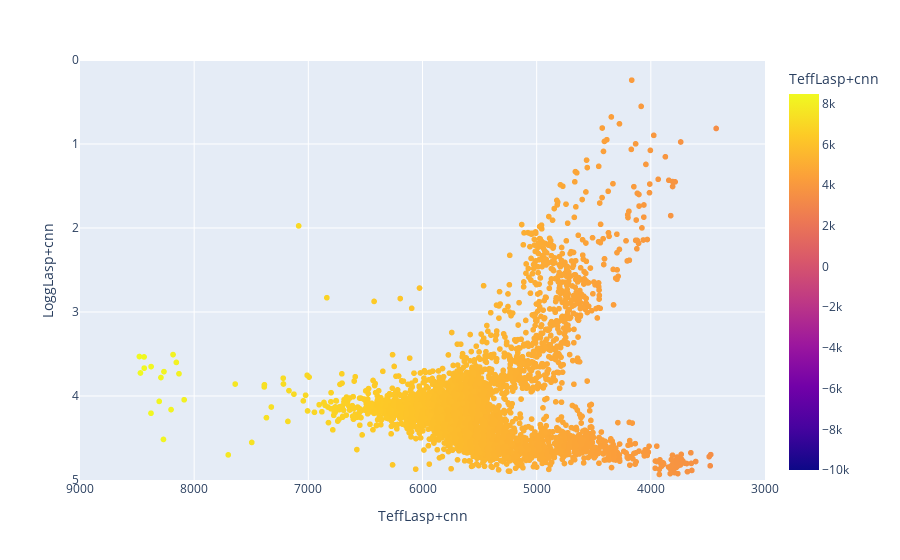

Here is the notebook cell this chart was saved with:
### Code cell
fig = px.scatter(b1, x="TeffLasp+cnn", y="LoggLasp+cnn", color='TeffLasp+cnn')
fig.update_xaxes(range=[9000, 3000])
fig.update_yaxes(range=[5, 0])
fig.show()

### Figure 1 — Plotly figure (JSON) as saved in the notebook; plotly's stock layout.template omitted (floating-point values rounded to 4 significant figures; data arrays with more than 128 entries replaced by an {"elided": "..."} marker saying what was removed)
{"data": [{"hovertemplate": "TeffLasp+cnn=%{marker.color}<br>LoggLasp+cnn=%{y}<extra></extra>", "legendgroup": "", "marker": {"color": {"elided": "3442 float values"}, "coloraxis": "coloraxis", "symbol": "circle"}, "mode": "markers", "name": "", "showlegend": false, "type": "scattergl", "x": {"elided": "3442 float values"}, "xaxis": "x", "y": {"elided": "3442 float values"}, "yaxis": "y"}], "layout": {"coloraxis": {"colorbar": {"title": {"text": "TeffLasp+cnn"}}, "colorscale": [[0, "#0d0887"], [0.1111, "#46039f"], [0.2222, "#7201a8"], [0.3333, "#9c179e"], [0.4444, "#bd3786"], [0.5556, "#d8576b"], [0.6667, "#ed7953"], [0.7778, "#fb9f3a"], [0.8889, "#fdca26"], [1, "#f0f921"]]}, "legend": {"tracegroupgap": 0}, "margin": {"t": 60}, "xaxis": {"anchor": "y", "domain": [0, 1], "range": [9000, 3000], "title": {"text": "TeffLasp+cnn"}}, "yaxis": {"anchor": "x", "domain": [0, 1], "range": [5, 0], "title": {"text": "LoggLasp+cnn"}}}}
